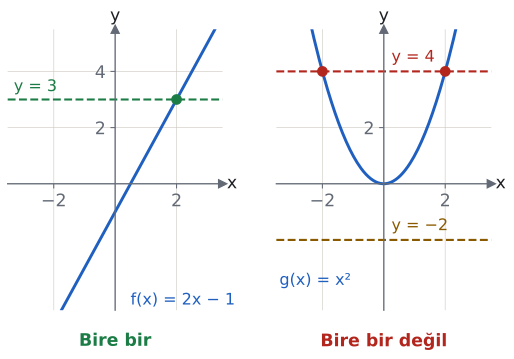

Here is the Python script that generated this plot:
import sys; sys.path.insert(0, "tools")
from cizim import *

# Sol: f(x) = 2x - 1, y = 3 doğrusu grafiği bir kez keser (x = 2).
# Sağ: g(x) = x^2, y = 4 doğrusu iki kez keser (x = -2, 2); y = -2 hiç kesmez.
fig, eks = plt.subplots(1, 2, figsize=(6.5, 3.8))
x = np.linspace(-4, 4, 200)

ax = eks[0]; eksenler(ax, (-3.5, 3.5), (-4.5, 5.5))
ax.set_xticks([-2, 2]); ax.set_yticks([2, 4])
ax.set_xticklabels(["−2", "2"]); ax.set_yticklabels(["2", "4"])
ax.plot(x, 2 * x - 1, color=MAVI)
ax.axhline(3, color=YESIL, lw=1.6, ls="--")
nokta(ax, 2, 3, renk=YESIL)
ax.text(-3.3, 3.3, "y = 3", color=YESIL, fontsize=12)
ax.text(0.5, -4.3, "f(x) = 2x − 1", color=MAVI, fontsize=12)
ax.text(0.5, -0.08, "Bire bir", transform=ax.transAxes, ha="center", va="top", color=YESIL, fontsize=13, fontweight="bold")

ax = eks[1]; eksenler(ax, (-3.5, 3.5), (-4.5, 5.5))
ax.set_xticks([-2, 2]); ax.set_yticks([2])
ax.set_xticklabels(["−2", "2"]); ax.set_yticklabels(["2"])
ax.plot(x, x ** 2, color=MAVI)
ax.axhline(4, color=KIRMIZI, lw=1.6, ls="--")
nokta(ax, -2, 4, renk=KIRMIZI); nokta(ax, 2, 4, renk=KIRMIZI)
ax.axhline(-2, color=SARI, lw=1.6, ls="--")
ax.text(0.25, 4.35, "y = 4", color=KIRMIZI, fontsize=12)
ax.text(0.25, -1.65, "y = −2", color=SARI, fontsize=12)
ax.text(-3.4, -3.6, "g(x) = x²", color=MAVI, fontsize=12)
ax.text(0.5, -0.08, "Bire bir değil", transform=ax.transAxes, ha="center", va="top", color=KIRMIZI, fontsize=13, fontweight="bold")
fig.subplots_adjust(wspace=0.25)
kaydet(fig, __file__)
